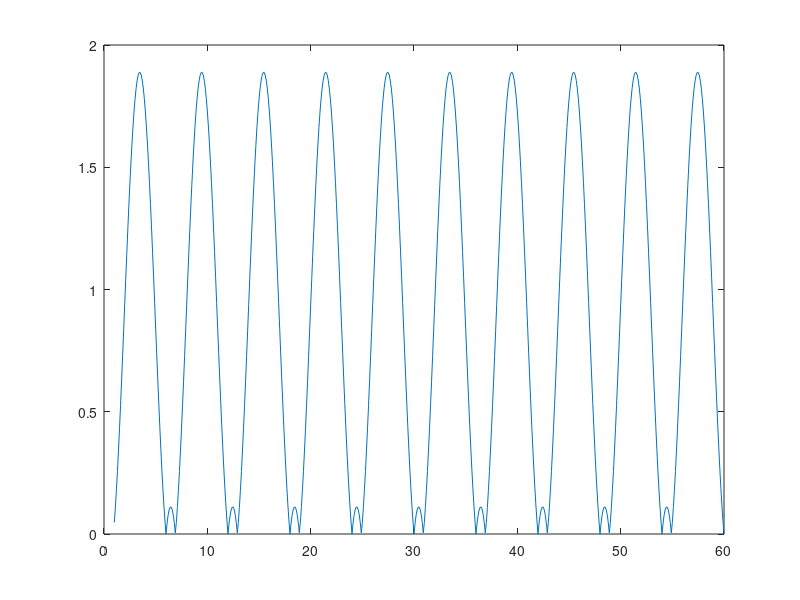

Write MATLAB code to recreate this figure.
% flag = 0;
% for j = 0:5
%     for k = 0:5
%         if evalRec(j, k + 1) != evalRec(j, k) - evalRec(j + 1, k)
%             flag = 1;
%             break;
%         end
%     end
% end
% if flag == 1
%     fprintf("Inequality attained at %d %d\n", j, k);
% else
%     printf("Equal\n");
% end

x = 1;
evalRec = @(j, k) sin(x + (j - k)*(pi/3));
compute_eK = @(k) abs(evalRec(1, 0) - evalRec(1, k));

x = (1:0.1:60);
y = compute_eK(x);
plot(x, y)
